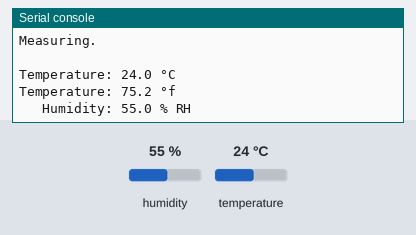
This program was run on a simulated ESP8266 board running MicroPython. Parts: the last lines printed to the serial console. Inputs (shaded band) come from the test bench; at power-on: humidity 55 %, temperature 24 °C.

Above: at 1.2 s.
1.3 s: humidity set to 22 %
At 6.1 s:
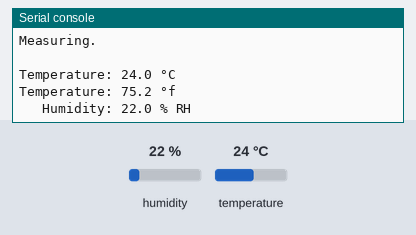
7.3 s: temperature set to 12 °C
At 10.7 s:
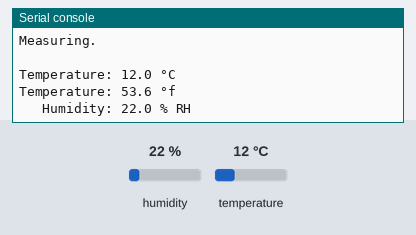
13.3 s: humidity set to 40 %
At 16.6 s:
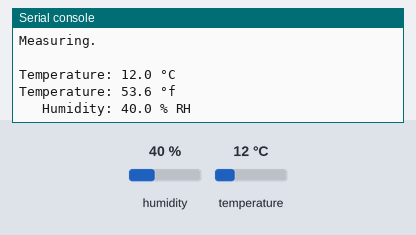
Timing chart, 0 to 18.1 s (numbered marks = the images above; inputs shaded):
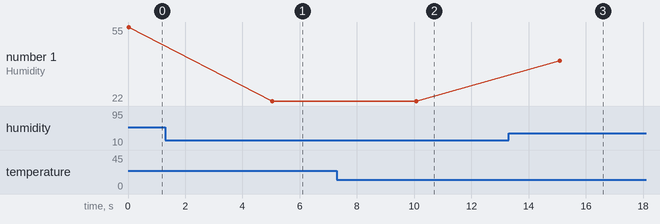

The program:

tempeture-example.py
```python
import dht
import machine
import time

print("Starting DHT22.")
d = dht.DHT11(machine.Pin(16))

while True:
    print("Measuring.")

    retry = 0
    while retry < 3:
        try:
            d.measure()
            break
        except Exception as e:
            print(e)
            retry = retry + 1
            print(".", end = "")

    print("")

    if retry < 3:
        math = int(d.temperature()) * 9/5 + 32

        print("Temperature: %3.1f °C" % d.temperature())
        print("Temperature: %3.1f °f" % math)

        print("   Humidity: %3.1f %% RH" % d.humidity())

    time.sleep(5)
```

Measured:
- after the input at 1.3 s, the serial console: prints a new line after 3.7 s (image 1)
- after the input at 7.3 s, the serial console: prints a new line after 2.8 s (image 2)
- after the input at 13.3 s, the serial console: prints a new line after 1.8 s (image 3)
- plotted number 1: 22 → 40 after the input at 13.3 s
